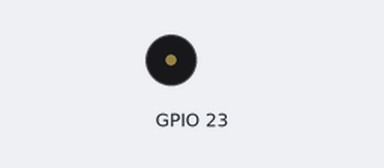
This program was run on a simulated Raspberry Pi (BCM pin numbers). Shown: buzzer (waves = sounding). At 79.3 s the program stops and its outputs stay as they are.

Above: at 1.3 s.
At 27.6 s:
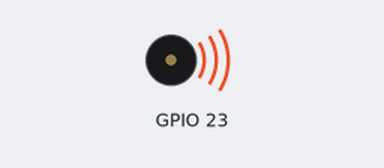
Timing chart, 0 to 40.0 s (numbered marks = the images above):
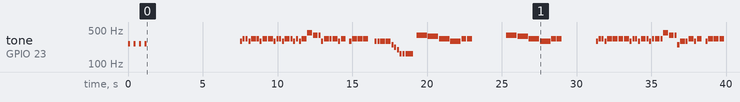

Measured:
- by itself, tone on GPIO 23: plays 261 Hz for 0.14 s, 261 Hz for 0.14 s, 261 Hz for 0.14 s, 261 Hz for 0.14 s, 293 Hz for 0.14 s, 329 Hz for 0.14 s … (89 notes in this stretch)

The program:

we_will_rock_you.py
```python
from speaker import Speaker
import time
import RPi.GPIO as GPIO


speaker = Speaker(GPIO.BCM, 23)

speaker.set_bpm(160)

#intro for speed
speaker.play('C1', 1/8)
speaker.pause(1/8)
speaker.play('C1', 1/8)
speaker.pause(1/8)
speaker.play('C1', 1/8)
speaker.pause(1/8)
speaker.play('C1', 1/8)
speaker.pause(1/8)


#1-4
speaker.pause(4)

#5
speaker.play('D1', 1/8)
speaker.play('E1', 1/8)
speaker.play('E1', 1/8)
speaker.play('D1', 1/8)
speaker.play('E1', 1/4)
speaker.play('E1', 1/8)
speaker.play('D1', 1/8)

#6
speaker.play('E1', 1/4)
speaker.play('E1', 1/4)
speaker.play('D1', 1/8)
speaker.play('E1', 1/8)
speaker.play('E1', 1/8)
speaker.play('D1', 1/8)

#7
speaker.play('E1', 1/4)
speaker.play('E1', 1/8)
speaker.play('D1', 1/8)
speaker.play('E1', 1/8)
speaker.play('D1', 1/8)
speaker.play('E1', 1/4)

#8
speaker.play('A1', 1/4)
speaker.play('G1', 1/4)
speaker.play('G1', 1/8)
speaker.play('D1', 1/8)
speaker.play('E1', 1/4)

#9
speaker.play('E1', 1/8)
speaker.play('E1', 1/4)
speaker.play('D1', 1/8)
speaker.play('E1', 1/4)
speaker.pause(1/8)
speaker.play('D1', 1/8)

#10
speaker.play('E1', 1/4)
speaker.play('E1', 1/4)
speaker.play('E1', 1/4)
speaker.pause(1/4)

#11
speaker.play('D1', 1/8)
speaker.play('D1', 1/8)
speaker.play('D1', 1/4)
speaker.play('D1', 1/4)
speaker.play('B0', 1/8)

#12
speaker.play('A0', 1/8)
speaker.play('G0', 1/8)
speaker.play('E0', 1/8)
speaker.play('E0', 1/8)
speaker.play('E0', 3/8)

#13
speaker.pause(1/8)
speaker.play('G1', 1/2)
speaker.play('F1X', 1/2)

#14
speaker.play('E1', 1/2)
speaker.play('D1', 1/2)

#15
speaker.play('E1', 1/4)
speaker.play('E1', 1/4)
speaker.pause(1/2)

#16
speaker.pause(1)

#17
speaker.play('G1', 1/2)
speaker.play('F1X', 1/2)

#18
speaker.play('E1', 1/2)
speaker.play('D1', 1/2)

#19
speaker.play('E1', 1/4)
speaker.play('E1', 1/4)
speaker.pause(1/2)

#20
speaker.pause(1)

#21
speaker.play('D1', 1/8)
speaker.play('E1', 1/8)
speaker.play('E1', 1/8)
speaker.play('D1', 1/8)
speaker.play('E1', 1/4)
speaker.play('E1', 1/4)

#22
speaker.play('E1', 1/4)
speaker.play('E1', 1/4)
speaker.play('D1', 1/8)
speaker.play('E1', 1/8)
speaker.play('E1', 1/8)
speaker.play('D1', 1/8)

#23
speaker.play('E1', 1/4)
speaker.play('E1', 1/8)
speaker.play('D1', 1/8)
speaker.play('E1', 1/8)
speaker.play('E1', 1/4)
speaker.play('E1', 1/8)

#24
speaker.play('A1', 1/4)
speaker.play('G1', 1/4)
speaker.play('G1', 1/8)
speaker.play('B0', 1/8)
speaker.play('D1', 1/4)

#25
speaker.play('D1', 1/8)
speaker.play('E1', 1/4)
speaker.play('D1', 1/8)
speaker.play('E1', 1/4)
speaker.pause(1/8)
speaker.play('D1', 1/8)

#26
speaker.play('E1', 1/4)
speaker.play('E1', 1/4)
speaker.play('E1', 1/4)
speaker.pause(1/4)

#27
speaker.play('D1', 1/8)
speaker.play('D1', 1/8)
speaker.play('D1', 1/4)
speaker.play('D1', 1/4)
speaker.play('B0', 1/4)

#28
speaker.play('A0', 1/8)
speaker.play('G0', 1/8)
speaker.play('E0', 1/4)
speaker.play('E0', 1/4)
speaker.pause(1/4)

#29
speaker.play('G1', 1/2)
speaker.play('F1X', 1/2)

#30
speaker.play('E1', 1/2)
speaker.play('D1', 1/2)

#31
speaker.play('E1', 1/4)
speaker.play('E1', 1/4)
speaker.pause(1/2)

#32
speaker.pause(1)

#33
speaker.play('G1', 1/2)
speaker.play('F1X', 1/2)

#34
speaker.play('E1', 1/2)
speaker.play('D1', 1/2)

#35
speaker.play('E1', 1/4)
speaker.play('E1', 1/4)
speaker.pause(1/2)

#36
speaker.pause(1)

#37
speaker.play('D1', 1/8)
speaker.play('E1', 1/8)
speaker.play('E1', 1/8)
speaker.play('D1', 1/8)
speaker.play('E1', 1/4)
speaker.play('E1', 1/4)

#38
speaker.play('E1', 1/4)
speaker.play('E1', 1/4)
speaker.play('D1', 1/8)
speaker.play('E1', 1/8)
speaker.play('E1', 1/8)
speaker.play('D1', 1/8)

#39
speaker.play('E1', 1/4)
speaker.play('E1', 1/8)
speaker.play('D1', 1/8)
speaker.play('E1', 1/8)
speaker.play('D1', 1/8)
speaker.play('E1', 1/4)

#40
speaker.play('A1', 1/4)
speaker.play('G1', 1/4)
speaker.play('G1', 1/8)
speaker.play('B0', 1/8)
speaker.play('D1', 1/4)

#41
speaker.play('D1', 1/8)
speaker.play('E1', 1/4)
speaker.play('D1', 1/8)
speaker.play('E1', 1/4)
speaker.pause(1/4)

#42
speaker.play('E1', 1/4)
speaker.play('E1', 1/4)
speaker.play('E1', 1/4)
speaker.play('D1', 1/4)

#43
speaker.play('D1', 1/8)
speaker.play('D1', 1/8)
speaker.play('D1', 1/8)
speaker.play('D1', 1/8)
speaker.play('D1', 1/8)
speaker.play('D1', 1/8)
speaker.play('B0', 1/4)

#44
speaker.play('A0', 1/8)
speaker.play('G0', 1/8)
speaker.play('E0', 1/4)
speaker.play('E0', 1/4)
speaker.pause(1/4)

#45
speaker.play('G1', 1/2)
speaker.play('F1X', 1/2)

#46
speaker.play('E1', 1/2)
speaker.play('D1', 1/2)

#47
speaker.play('E1', 1/4)
speaker.play('E1', 1/4)
speaker.pause(1/2)

#48
speaker.pause(1)

#49
speaker.play('G1', 1/2)
speaker.play('F1X', 1/2)

#50
speaker.play('E1', 1/2)
speaker.play('D1', 1/2)

#51
speaker.play('E1', 1/4)
speaker.play('E1', 1/4)
speaker.pause(1/2)

#52
speaker.pause(1)
```

speaker.py
```python
import time
import RPi.GPIO as GPIO


class Speaker:

    pin = False

    # frequency data (Hz)
    frequencies = {
        'C0': 130.81,
        'C0X': 138.59,
        'D0': 146.83,
        'D0X': 155.56,
        'E0': 164.81,
        'F0': 174.61,
        'F0X': 185.00,
        'G0': 196.00,
        'G0X': 207.65,
        'A0': 220.00,
        'A0X': 233.08,
        'B0': 246.94,
        'C1': 261.63,
        'C1X': 277.18,
        'D1': 293.66,
        'D1X': 311.13,
        'E1': 329.63,
        'F1': 349.23,
        'F1X': 369.99,
        'G1': 391.00,
        'G1X': 415.30,
        'A1': 440.00,
        'A1X': 466.16,
        'B1': 493.88,
        'C2': 523.25,
        'C2X': 554.37,
        'D2': 587.33,
        'D2X': 622.25,
        'E2': 659.26,
        'F2': 698.46,
        'F2X': 739.99,
        'G2': 783.99,
        'G2X': 830.61,
        'A2': 880.00,
        'A2X': 923.33,
        'B2': 987.77,
        'C3': 1046.50
    }


    # speed of music
    bpm = 120 # beats per minute
    speed = 0.5 # seconds per beat

    # pause after every note
    note_pause = 0.05

    # current frequency
    frequency = 440.00

    # current duty cycle
    dutycycle = 0
    note_dc = 1
    pause_dc = 0


    def __init__(self, mode, pin):
        GPIO.setmode(mode)
        GPIO.setup(pin, GPIO.OUT)
        self.pin = GPIO.PWM(pin, self.frequency)
        self.pin.start(self.dutycycle)


    def __del__(self):
        self.pin.stop()
        GPIO.cleanup()


    def set_bpm(self, bpm):
        self.bpm = bpm
        self.speed = 60/bpm


    def set_notepause(self, pause):
        self.note_pause = pause


    def play(self, note, duration):
        self.dutycycle = self.note_dc
        self.frequency = self.frequencies[note]
        self.pin.ChangeDutyCycle(self.dutycycle)
        self.pin.ChangeFrequency(self.frequency)
        time.sleep(duration*4*self.speed - self.note_pause)
        self.pause(self.note_pause/4/self.speed)


    def pause(self, duration):
        self.dutycycle = self.pause_dc
        self.pin.ChangeDutyCycle(self.dutycycle)
        time.sleep(duration*4*self.speed)
```
